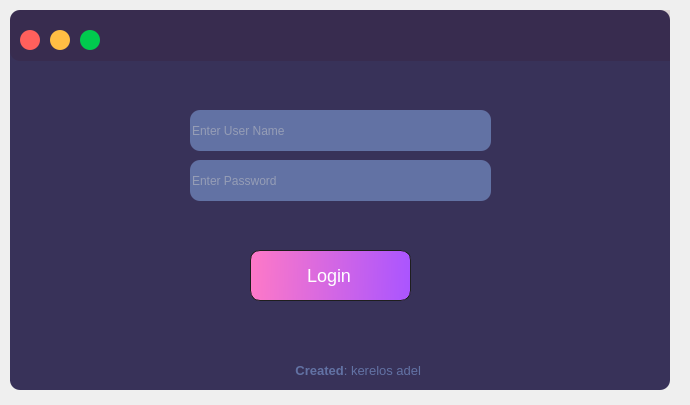
<?xml version="1.0" encoding="UTF-8"?>
<ui version="4.0">
 <class>Form</class>
 <widget class="QWidget" name="Form">
  <property name="geometry">
   <rect>
    <x>0</x>
    <y>0</y>
    <width>690</width>
    <height>405</height>
   </rect>
  </property>
  <property name="font">
   <font>
    <family>Segoe UI</family>
    <pointsize>21</pointsize>
   </font>
  </property>
  <property name="windowTitle">
   <string>Form</string>
  </property>
  <widget class="QFrame" name="dropShadowFrame">
   <property name="geometry">
    <rect>
     <x>10</x>
     <y>10</y>
     <width>660</width>
     <height>380</height>
    </rect>
   </property>
   <property name="styleSheet">
    <string notr="true">QFrame{

	background-color:rgb(56,50,89);
color:rgb(220,220,220);
border-radius:10px;
}</string>
   </property>
   <property name="frameShape">
    <enum>QFrame::StyledPanel</enum>
   </property>
   <property name="frameShadow">
    <enum>QFrame::Raised</enum>
   </property>
   <widget class="QLabel" name="label_credits">
    <property name="geometry">
     <rect>
      <x>-210</x>
      <y>350</y>
      <width>621</width>
      <height>21</height>
     </rect>
    </property>
    <property name="font">
     <font>
      <family>Segoe UI</family>
      <pointsize>10</pointsize>
     </font>
    </property>
    <property name="styleSheet">
     <string notr="true">color: rgb(98, 114, 164);</string>
    </property>
    <property name="text">
     <string>&lt;html&gt;&lt;head/&gt;&lt;body&gt;&lt;p&gt;&lt;span style=&quot; font-weight:600;&quot;&gt;Created&lt;/span&gt;: kerelos adel&lt;/p&gt;&lt;/body&gt;&lt;/html&gt;</string>
    </property>
    <property name="alignment">
     <set>Qt::AlignRight|Qt::AlignTrailing|Qt::AlignVCenter</set>
    </property>
   </widget>
   <widget class="QLineEdit" name="lineEdit">
    <property name="geometry">
     <rect>
      <x>180</x>
      <y>100</y>
      <width>301</width>
      <height>41</height>
     </rect>
    </property>
    <property name="styleSheet">
     <string notr="true">QLineEdit {
color: rgb(200, 200, 200);
	font: 75 8pt &quot;Myriad Pro&quot;;
	background-color: rgb(98, 114, 164);
	border-style: none;
	border-radius: 10px;
	text-align: center;
}

</string>
    </property>
    <property name="placeholderText">
     <string>Enter User Name</string>
    </property>
   </widget>
   <widget class="QPushButton" name="pushButton">
    <property name="geometry">
     <rect>
      <x>240</x>
      <y>240</y>
      <width>161</width>
      <height>51</height>
     </rect>
    </property>
    <property name="styleSheet">
     <string notr="true">QToolTip
{
     border: 1px solid black;
     background-color: #ffa02f;
     padding: 1px;
     border-radius: 3px;
     opacity: 100;
}

QWidget
{
    color: #b1b1b1;
    background-color: #323232;
    font-size: 14px;

}

QWidget:item:hover
{
    background-color: QLinearGradient( x1: 0, y1: 0, x2: 0, y2: 1, stop: 0 #ffa02f, stop: 1 #ca0619);
    color: #000000;
}

QWidget:item:selected
{
    background-color: QLinearGradient( x1: 0, y1: 0, x2: 0, y2: 1, stop: 0 #ffa02f, stop: 1 #d7801a);
}

QMenuBar::item
{
    background: transparent;
}

QMenuBar::item:selected
{
    background: transparent;
    border: 1px solid #ffaa00;
}

QMenuBar::item:pressed
{
    background: #444;
    border: 1px solid #000;
    background-color: QLinearGradient(
        x1:0, y1:0,
        x2:0, y2:1,
        stop:1 #212121,
        stop:0.4 #343434/*,
        stop:0.2 #343434,
        stop:0.1 #ffaa00*/
    );
    margin-bottom:-1px;
    padding-bottom:1px;
}

QMenu
{
    border: 1px solid #000;
}

QMenu::item
{
    padding: 2px 20px 2px 20px;
}

QMenu::item:selected
{
    color: #000000;
}

QWidget:disabled
{
    color: #404040;
    background-color: #323232;
}

QAbstractItemView
{
    background-color: QLinearGradient( x1: 0, y1: 0, x2: 0, y2: 1, stop: 0 #4d4d4d, stop: 0.1 #646464, stop: 1 #5d5d5d);
}

QWidget:focus
{
    /*border: 2px solid QLinearGradient( x1: 0, y1: 0, x2: 0, y2: 1, stop: 0 #ffa02f, stop: 1 #d7801a);*/
}

QLineEdit
{
    background-color: QLinearGradient( x1: 0, y1: 0, x2: 0, y2: 1, stop: 0 #4d4d4d, stop: 0 #646464, stop: 1 #5d5d5d);
    padding: 1px;
    border-style: solid;
    border: 1px solid #1e1e1e;
    border-radius: 5;
}

QPushButton
{
    
    background-color: QLinearGradient( x1: 0, y1: 0, x2: 0, y2: 1, stop: 0 #565656, stop: 0.1 #525252, stop: 0.5 #4e4e4e, stop: 0.9 #4a4a4a, stop: 1 #464646);
    border-width: 1px;
    border-color: #1e1e1e;
    border-style: solid;
    border-radius: 10;
    padding: 3px;
    font-size: 18px;
    padding-left: 5px;
    padding-right: 8px;
}

QPushButton:pressed
{
    background-color: QLinearGradient( x1: 0, y1: 0, x2: 0, y2: 1, stop: 0 #2d2d2d, stop: 0.1 #2b2b2b, stop: 0.5 #292929, stop: 0.9 #282828, stop: 1 #252525);
}

QComboBox
{
    selection-background-color: #3D7848;
    background-color: #3D7848;
    border-style: solid;
    border: 1px solid #1e1e1e;
    border-radius: 5;
    font-size: 18px;

}

QComboBox:hover,QPushButton:hover
{
    border: 2px solid QLinearGradient( x1: 0, y1: 0, x2: 0, y2: 1, stop: 0 #ffa02f, stop: 1 #d7801a);
}


QComboBox:on
{
    padding-top: 3px;
    padding-left: 4px;
    background-color: #3D7848 ;
    selection-background-color: #3D7848;
}

QComboBox QAbstractItemView
{
    border: 2px solid darkgray;
    selection-background-color: #3D7848;
}

QComboBox::drop-down
{
     subcontrol-origin: padding;
     subcontrol-position: top right;
     width: 15px;

     border-left-width: 0px;
     border-left-color: darkgray;
     border-left-style: solid; /* just a single line */
     border-top-right-radius: 3px; /* same radius as the QComboBox */
     border-bottom-right-radius: 3px;
 }

QComboBox::down-arrow
{
     image: url(:/down_arrow.png);
}

QGroupBox:focus
{
border: 2px solid QLinearGradient( x1: 0, y1: 0, x2: 0, y2: 1, stop: 0 #ffa02f, stop: 1 #d7801a);
}

QTextEdit:focus
{
    border: 2px solid QLinearGradient( x1: 0, y1: 0, x2: 0, y2: 1, stop: 0 #ffa02f, stop: 1 #d7801a);
}

QScrollBar:horizontal {
     border: 1px solid #222222;
     background: QLinearGradient( x1: 0, y1: 0, x2: 0, y2: 1, stop: 0.0 #121212, stop: 0.2 #282828, stop: 1 #484848);
     height: 7px;
     margin: 0px 16px 0 16px;
}

QScrollBar::handle:horizontal
{
      background: QLinearGradient( x1: 0, y1: 0, x2: 1, y2: 0, stop: 0 #ffa02f, stop: 0.5 #d7801a, stop: 1 #ffa02f);
      min-height: 20px;
      border-radius: 2px;
}

QScrollBar::add-line:horizontal {
      border: 1px solid #1b1b19;
      border-radius: 2px;
      background: QLinearGradient( x1: 0, y1: 0, x2: 1, y2: 0, stop: 0 #ffa02f, stop: 1 #d7801a);
      width: 14px;
      subcontrol-position: right;
      subcontrol-origin: margin;
}

QScrollBar::sub-line:horizontal {
      border: 1px solid #1b1b19;
      border-radius: 2px;
      background: QLinearGradient( x1: 0, y1: 0, x2: 1, y2: 0, stop: 0 #ffa02f, stop: 1 #d7801a);
      width: 14px;
     subcontrol-position: left;
     subcontrol-origin: margin;
}

QScrollBar::right-arrow:horizontal, QScrollBar::left-arrow:horizontal
{
      border: 1px solid black;
      width: 1px;
      height: 1px;
      background: white;
}

QScrollBar::add-page:horizontal, QScrollBar::sub-page:horizontal
{
      background: none;
}

QScrollBar:vertical
{
      background: QLinearGradient( x1: 0, y1: 0, x2: 1, y2: 0, stop: 0.0 #121212, stop: 0.2 #282828, stop: 1 #484848);
      width: 7px;
      margin: 16px 0 16px 0;
      border: 1px solid #222222;
}

QScrollBar::handle:vertical
{
      background: QLinearGradient( x1: 0, y1: 0, x2: 0, y2: 1, stop: 0 #ffa02f, stop: 0.5 #d7801a, stop: 1 #ffa02f);
      min-height: 20px;
      border-radius: 2px;
}

QScrollBar::add-line:vertical
{
      border: 1px solid #1b1b19;
      border-radius: 2px;
      background: QLinearGradient( x1: 0, y1: 0, x2: 0, y2: 1, stop: 0 #ffa02f, stop: 1 #d7801a);
      height: 14px;
      subcontrol-position: bottom;
      subcontrol-origin: margin;
}

QScrollBar::sub-line:vertical
{
      border: 1px solid #1b1b19;
      border-radius: 2px;
      background: QLinearGradient( x1: 0, y1: 0, x2: 0, y2: 1, stop: 0 #d7801a, stop: 1 #ffa02f);
      height: 14px;
      subcontrol-position: top;
      subcontrol-origin: margin;
}

QScrollBar::up-arrow:vertical, QScrollBar::down-arrow:vertical
{
      border: 1px solid black;
      width: 1px;
      height: 1px;
      background: white;
}


QScrollBar::add-page:vertical, QScrollBar::sub-page:vertical
{
      background: none;
}

QTextEdit
{
    background-color: #242424;
}

QPlainTextEdit
{
    background-color: #242424;
}

QHeaderView::section
{
    background-color: QLinearGradient(x1:0, y1:0, x2:0, y2:1, stop:0 #616161, stop: 0.5 #505050, stop: 0.6 #434343, stop:1 #656565);
    color: white;
    padding-left: 4px;
    border: 1px solid #6c6c6c;
}

QCheckBox:disabled
{
color: #3D7848;
}

QDockWidget::title
{
    text-align: center;
    spacing: 3px; /* spacing between items in the tool bar */
    background-color: QLinearGradient(x1:0, y1:0, x2:0, y2:1, stop:0 #323232, stop: 0.5 #242424, stop:1 #323232);
}

QDockWidget::close-button, QDockWidget::float-button
{
    text-align: center;
    spacing: 1px; /* spacing between items in the tool bar */
    background-color: QLinearGradient(x1:0, y1:0, x2:0, y2:1, stop:0 #323232, stop: 0.5 #242424, stop:1 #323232);
}

QDockWidget::close-button:hover, QDockWidget::float-button:hover
{
    background: #242424;
}

QDockWidget::close-button:pressed, QDockWidget::float-button:pressed
{
    padding: 1px -1px -1px 1px;
}

QMainWindow::separator
{
    background-color: QLinearGradient(x1:0, y1:0, x2:0, y2:1, stop:0 #161616, stop: 0.5 #151515, stop: 0.6 #212121, stop:1 #343434);
    color: white;
    padding-left: 4px;
    border: 1px solid #4c4c4c;
    spacing: 3px; /* spacing between items in the tool bar */
}

QMainWindow::separator:hover
{

    background-color: QLinearGradient(x1:0, y1:0, x2:0, y2:1, stop:0 #d7801a, stop:0.5 #b56c17 stop:1 #ffa02f);
    color: white;
    padding-left: 4px;
    border: 1px solid #6c6c6c;
    spacing: 3px; /* spacing between items in the tool bar */
}

QToolBar::handle
{
     spacing: 3px; /* spacing between items in the tool bar */
     background: url(:/images/handle.png);
}

QMenu::separator
{
    height: 2px;
    background-color: QLinearGradient(x1:0, y1:0, x2:0, y2:1, stop:0 #161616, stop: 0.5 #151515, stop: 0.6 #212121, stop:1 #343434);
    color: white;
    padding-left: 4px;
    margin-left: 10px;
    margin-right: 5px;
}

QProgressBar
{
    border: 2px solid grey;
    border-radius: 5px;
    text-align: center;
}

QProgressBar::chunk
{
    background-color: #d7801a;
    width: 2.15px;
    margin: 0.5px;
}

QTabBar::tab {
    color: #b1b1b1;
    border: 1px solid #444;
    border-bottom-style: none;
    background-color: #323232;
    padding-left: 10px;
    padding-right: 10px;
    padding-top: 3px;
    padding-bottom: 2px;
    margin-right: -1px;
}

QTabWidget::pane {
    border: 1px solid #444;
    top: 1px;
}

QTabBar::tab:last
{
    margin-right: 0; /* the last selected tab has nothing to overlap with on the right */
    border-top-right-radius: 3px;
}

QTabBar::tab:first:!selected
{
 margin-left: 0px; /* the last selected tab has nothing to overlap with on the right */


    border-top-left-radius: 3px;
}

QTabBar::tab:!selected
{
    color: #b1b1b1;
    border-bottom-style: solid;
    margin-top: 3px;
    background-color: QLinearGradient(x1:0, y1:0, x2:0, y2:1, stop:1 #212121, stop:.4 #343434);
}

QTabBar::tab:selected
{
    border-top-left-radius: 3px;
    border-top-right-radius: 3px;
    margin-bottom: 0px;
}

QTabBar::tab:!selected:hover
{
    /*border-top: 2px solid #ffaa00;
    padding-bottom: 3px;*/
    border-top-left-radius: 3px;
    border-top-right-radius: 3px;
    background-color: QLinearGradient(x1:0, y1:0, x2:0, y2:1, stop:1 #212121, stop:0.4 #343434, stop:0.2 #343434, stop:0.1 #ffaa00);
}

QRadioButton::indicator:checked, QRadioButton::indicator:unchecked{
    color: #b1b1b1;
    background-color: #323232;
    border: 1px solid #b1b1b1;
    border-radius: 6px;
}

QRadioButton::indicator:checked
{
    background-color: qradialgradient(
        cx: 0.5, cy: 0.5,
        fx: 0.5, fy: 0.5,
        radius: 1.0,
        stop: 0.25 #ffaa00,
        stop: 0.3 #323232
    );
}

QCheckBox::indicator{
    color: #b1b1b1;
    background-color: #323232;
    border: 1px solid #b1b1b1;
    width: 9px;
    height: 9px;
}

QRadioButton::indicator
{
    border-radius: 6px;
}

QRadioButton::indicator:hover, QCheckBox::indicator:hover
{
    border: 1px solid #ffaa00;
}

QCheckBox::indicator:checked
{
    image:url(:/images/checkbox.png);
	background-color:#3D7848;
}

QCheckBox::indicator:disabled, QRadioButton::indicator:disabled
{
    border: 1px solid #444;
}
QListWidget::item {
    color: #b1b1b1;
    border: 1px solid #444;
    border-bottom-style: none;
    background-color: #323232;
    padding-left: 10px;
    padding-right: 10px;
    padding-top: 3px;
    padding-bottom: 2px;
    margin-right: -1px;
	height: 28px;
}
QPushButton{	background-color: qlineargradient(spread:pad, x1:0, y1:0.511364, x2:1, y2:0.523, stop:0 rgba(254, 121, 199, 255), stop:1 rgba(170, 85, 255, 255));
color:rgb(255, 255, 255);
}</string>
    </property>
    <property name="text">
     <string>Login</string>
    </property>
   </widget>
   <widget class="QLineEdit" name="lineEdit_2">
    <property name="geometry">
     <rect>
      <x>180</x>
      <y>150</y>
      <width>301</width>
      <height>41</height>
     </rect>
    </property>
    <property name="styleSheet">
     <string notr="true">QLineEdit {
	font: 75 8pt &quot;Myriad Pro&quot;;

	background-color: rgb(98, 114, 164);
	color: rgb(200, 200, 200);
	border-style: none;
	border-radius: 10px;
	text-align: center;
}
</string>
    </property>
    <property name="echoMode">
     <enum>QLineEdit::Password</enum>
    </property>
    <property name="placeholderText">
     <string>Enter Password</string>
    </property>
   </widget>
   <widget class="QLabel" name="label">
    <property name="enabled">
     <bool>true</bool>
    </property>
    <property name="geometry">
     <rect>
      <x>140</x>
      <y>200</y>
      <width>401</width>
      <height>31</height>
     </rect>
    </property>
    <property name="font">
     <font>
      <pointsize>8</pointsize>
     </font>
    </property>
    <property name="styleSheet">
     <string notr="true">color: rgb(255, 85, 127);</string>
    </property>
    <property name="text">
     <string/>
    </property>
   </widget>
   <widget class="QFrame" name="dropShadowFrame_2">
    <property name="geometry">
     <rect>
      <x>0</x>
      <y>0</y>
      <width>1980</width>
      <height>51</height>
     </rect>
    </property>
    <property name="styleSheet">
     <string notr="true">QFrame{

	background-color:rgb(56,0,0,30);

border-radius:10px;
}</string>
    </property>
    <property name="frameShape">
     <enum>QFrame::StyledPanel</enum>
    </property>
    <property name="frameShadow">
     <enum>QFrame::Raised</enum>
    </property>
    <widget class="QLabel" name="label_credits_2">
     <property name="geometry">
      <rect>
       <x>-210</x>
       <y>350</y>
       <width>621</width>
       <height>21</height>
      </rect>
     </property>
     <property name="font">
      <font>
       <family>Segoe UI</family>
       <pointsize>10</pointsize>
      </font>
     </property>
     <property name="styleSheet">
      <string notr="true">color: rgb(98, 114, 164);</string>
     </property>
     <property name="text">
      <string>&lt;html&gt;&lt;head/&gt;&lt;body&gt;&lt;p&gt;&lt;span style=&quot; font-weight:600;&quot;&gt;Created&lt;/span&gt;: kerelos adel&lt;/p&gt;&lt;/body&gt;&lt;/html&gt;</string>
     </property>
     <property name="alignment">
      <set>Qt::AlignRight|Qt::AlignTrailing|Qt::AlignVCenter</set>
     </property>
    </widget>
    <widget class="QPushButton" name="pushButton_2">
     <property name="geometry">
      <rect>
       <x>240</x>
       <y>240</y>
       <width>161</width>
       <height>51</height>
      </rect>
     </property>
     <property name="styleSheet">
      <string notr="true">QToolTip
{
     border: 1px solid black;
     background-color: #ffa02f;
     padding: 1px;
     border-radius: 3px;
     opacity: 100;
}

QWidget
{
    color: #b1b1b1;
    background-color: #323232;
    font-size: 14px;

}

QWidget:item:hover
{
    background-color: QLinearGradient( x1: 0, y1: 0, x2: 0, y2: 1, stop: 0 #ffa02f, stop: 1 #ca0619);
    color: #000000;
}

QWidget:item:selected
{
    background-color: QLinearGradient( x1: 0, y1: 0, x2: 0, y2: 1, stop: 0 #ffa02f, stop: 1 #d7801a);
}

QMenuBar::item
{
    background: transparent;
}

QMenuBar::item:selected
{
    background: transparent;
    border: 1px solid #ffaa00;
}

QMenuBar::item:pressed
{
    background: #444;
    border: 1px solid #000;
    background-color: QLinearGradient(
        x1:0, y1:0,
        x2:0, y2:1,
        stop:1 #212121,
        stop:0.4 #343434/*,
        stop:0.2 #343434,
        stop:0.1 #ffaa00*/
    );
    margin-bottom:-1px;
    padding-bottom:1px;
}

QMenu
{
    border: 1px solid #000;
}

QMenu::item
{
    padding: 2px 20px 2px 20px;
}

QMenu::item:selected
{
    color: #000000;
}

QWidget:disabled
{
    color: #404040;
    background-color: #323232;
}

QAbstractItemView
{
    background-color: QLinearGradient( x1: 0, y1: 0, x2: 0, y2: 1, stop: 0 #4d4d4d, stop: 0.1 #646464, stop: 1 #5d5d5d);
}

QWidget:focus
{
    /*border: 2px solid QLinearGradient( x1: 0, y1: 0, x2: 0, y2: 1, stop: 0 #ffa02f, stop: 1 #d7801a);*/
}

QLineEdit
{
    background-color: QLinearGradient( x1: 0, y1: 0, x2: 0, y2: 1, stop: 0 #4d4d4d, stop: 0 #646464, stop: 1 #5d5d5d);
    padding: 1px;
    border-style: solid;
    border: 1px solid #1e1e1e;
    border-radius: 5;
}

QPushButton
{
    
    background-color: QLinearGradient( x1: 0, y1: 0, x2: 0, y2: 1, stop: 0 #565656, stop: 0.1 #525252, stop: 0.5 #4e4e4e, stop: 0.9 #4a4a4a, stop: 1 #464646);
    border-width: 1px;
    border-color: #1e1e1e;
    border-style: solid;
    border-radius: 10;
    padding: 3px;
    font-size: 18px;
    padding-left: 5px;
    padding-right: 8px;
}

QPushButton:pressed
{
    background-color: QLinearGradient( x1: 0, y1: 0, x2: 0, y2: 1, stop: 0 #2d2d2d, stop: 0.1 #2b2b2b, stop: 0.5 #292929, stop: 0.9 #282828, stop: 1 #252525);
}

QComboBox
{
    selection-background-color: #3D7848;
    background-color: #3D7848;
    border-style: solid;
    border: 1px solid #1e1e1e;
    border-radius: 5;
    font-size: 18px;

}

QComboBox:hover,QPushButton:hover
{
    border: 2px solid QLinearGradient( x1: 0, y1: 0, x2: 0, y2: 1, stop: 0 #ffa02f, stop: 1 #d7801a);
}


QComboBox:on
{
    padding-top: 3px;
    padding-left: 4px;
    background-color: #3D7848 ;
    selection-background-color: #3D7848;
}

QComboBox QAbstractItemView
{
    border: 2px solid darkgray;
    selection-background-color: #3D7848;
}

QComboBox::drop-down
{
     subcontrol-origin: padding;
     subcontrol-position: top right;
     width: 15px;

     border-left-width: 0px;
     border-left-color: darkgray;
     border-left-style: solid; /* just a single line */
     border-top-right-radius: 3px; /* same radius as the QComboBox */
     border-bottom-right-radius: 3px;
 }

QComboBox::down-arrow
{
     image: url(:/down_arrow.png);
}

QGroupBox:focus
{
border: 2px solid QLinearGradient( x1: 0, y1: 0, x2: 0, y2: 1, stop: 0 #ffa02f, stop: 1 #d7801a);
}

QTextEdit:focus
{
    border: 2px solid QLinearGradient( x1: 0, y1: 0, x2: 0, y2: 1, stop: 0 #ffa02f, stop: 1 #d7801a);
}

QScrollBar:horizontal {
     border: 1px solid #222222;
     background: QLinearGradient( x1: 0, y1: 0, x2: 0, y2: 1, stop: 0.0 #121212, stop: 0.2 #282828, stop: 1 #484848);
     height: 7px;
     margin: 0px 16px 0 16px;
}

QScrollBar::handle:horizontal
{
      background: QLinearGradient( x1: 0, y1: 0, x2: 1, y2: 0, stop: 0 #ffa02f, stop: 0.5 #d7801a, stop: 1 #ffa02f);
      min-height: 20px;
      border-radius: 2px;
}

QScrollBar::add-line:horizontal {
      border: 1px solid #1b1b19;
      border-radius: 2px;
      background: QLinearGradient( x1: 0, y1: 0, x2: 1, y2: 0, stop: 0 #ffa02f, stop: 1 #d7801a);
      width: 14px;
      subcontrol-position: right;
      subcontrol-origin: margin;
}

QScrollBar::sub-line:horizontal {
      border: 1px solid #1b1b19;
      border-radius: 2px;
      background: QLinearGradient( x1: 0, y1: 0, x2: 1, y2: 0, stop: 0 #ffa02f, stop: 1 #d7801a);
      width: 14px;
     subcontrol-position: left;
     subcontrol-origin: margin;
}

QScrollBar::right-arrow:horizontal, QScrollBar::left-arrow:horizontal
{
      border: 1px solid black;
      width: 1px;
      height: 1px;
      background: white;
}

QScrollBar::add-page:horizontal, QScrollBar::sub-page:horizontal
{
      background: none;
}

QScrollBar:vertical
{
      background: QLinearGradient( x1: 0, y1: 0, x2: 1, y2: 0, stop: 0.0 #121212, stop: 0.2 #282828, stop: 1 #484848);
      width: 7px;
      margin: 16px 0 16px 0;
      border: 1px solid #222222;
}

QScrollBar::handle:vertical
{
      background: QLinearGradient( x1: 0, y1: 0, x2: 0, y2: 1, stop: 0 #ffa02f, stop: 0.5 #d7801a, stop: 1 #ffa02f);
      min-height: 20px;
      border-radius: 2px;
}

QScrollBar::add-line:vertical
{
      border: 1px solid #1b1b19;
      border-radius: 2px;
      background: QLinearGradient( x1: 0, y1: 0, x2: 0, y2: 1, stop: 0 #ffa02f, stop: 1 #d7801a);
      height: 14px;
      subcontrol-position: bottom;
      subcontrol-origin: margin;
}

QScrollBar::sub-line:vertical
{
      border: 1px solid #1b1b19;
      border-radius: 2px;
      background: QLinearGradient( x1: 0, y1: 0, x2: 0, y2: 1, stop: 0 #d7801a, stop: 1 #ffa02f);
      height: 14px;
      subcontrol-position: top;
      subcontrol-origin: margin;
}

QScrollBar::up-arrow:vertical, QScrollBar::down-arrow:vertical
{
      border: 1px solid black;
      width: 1px;
      height: 1px;
      background: white;
}


QScrollBar::add-page:vertical, QScrollBar::sub-page:vertical
{
      background: none;
}

QTextEdit
{
    background-color: #242424;
}

QPlainTextEdit
{
    background-color: #242424;
}

QHeaderView::section
{
    background-color: QLinearGradient(x1:0, y1:0, x2:0, y2:1, stop:0 #616161, stop: 0.5 #505050, stop: 0.6 #434343, stop:1 #656565);
    color: white;
    padding-left: 4px;
    border: 1px solid #6c6c6c;
}

QCheckBox:disabled
{
color: #3D7848;
}

QDockWidget::title
{
    text-align: center;
    spacing: 3px; /* spacing between items in the tool bar */
    background-color: QLinearGradient(x1:0, y1:0, x2:0, y2:1, stop:0 #323232, stop: 0.5 #242424, stop:1 #323232);
}

QDockWidget::close-button, QDockWidget::float-button
{
    text-align: center;
    spacing: 1px; /* spacing between items in the tool bar */
    background-color: QLinearGradient(x1:0, y1:0, x2:0, y2:1, stop:0 #323232, stop: 0.5 #242424, stop:1 #323232);
}

QDockWidget::close-button:hover, QDockWidget::float-button:hover
{
    background: #242424;
}

QDockWidget::close-button:pressed, QDockWidget::float-button:pressed
{
    padding: 1px -1px -1px 1px;
}

QMainWindow::separator
{
    background-color: QLinearGradient(x1:0, y1:0, x2:0, y2:1, stop:0 #161616, stop: 0.5 #151515, stop: 0.6 #212121, stop:1 #343434);
    color: white;
    padding-left: 4px;
    border: 1px solid #4c4c4c;
    spacing: 3px; /* spacing between items in the tool bar */
}

QMainWindow::separator:hover
{

    background-color: QLinearGradient(x1:0, y1:0, x2:0, y2:1, stop:0 #d7801a, stop:0.5 #b56c17 stop:1 #ffa02f);
    color: white;
    padding-left: 4px;
    border: 1px solid #6c6c6c;
    spacing: 3px; /* spacing between items in the tool bar */
}

QToolBar::handle
{
     spacing: 3px; /* spacing between items in the tool bar */
     background: url(:/images/handle.png);
}

QMenu::separator
{
    height: 2px;
    background-color: QLinearGradient(x1:0, y1:0, x2:0, y2:1, stop:0 #161616, stop: 0.5 #151515, stop: 0.6 #212121, stop:1 #343434);
    color: white;
    padding-left: 4px;
    margin-left: 10px;
    margin-right: 5px;
}

QProgressBar
{
    border: 2px solid grey;
    border-radius: 5px;
    text-align: center;
}

QProgressBar::chunk
{
    background-color: #d7801a;
    width: 2.15px;
    margin: 0.5px;
}

QTabBar::tab {
    color: #b1b1b1;
    border: 1px solid #444;
    border-bottom-style: none;
    background-color: #323232;
    padding-left: 10px;
    padding-right: 10px;
    padding-top: 3px;
    padding-bottom: 2px;
    margin-right: -1px;
}

QTabWidget::pane {
    border: 1px solid #444;
    top: 1px;
}

QTabBar::tab:last
{
    margin-right: 0; /* the last selected tab has nothing to overlap with on the right */
    border-top-right-radius: 3px;
}

QTabBar::tab:first:!selected
{
 margin-left: 0px; /* the last selected tab has nothing to overlap with on the right */


    border-top-left-radius: 3px;
}

QTabBar::tab:!selected
{
    color: #b1b1b1;
    border-bottom-style: solid;
    margin-top: 3px;
    background-color: QLinearGradient(x1:0, y1:0, x2:0, y2:1, stop:1 #212121, stop:.4 #343434);
}

QTabBar::tab:selected
{
    border-top-left-radius: 3px;
    border-top-right-radius: 3px;
    margin-bottom: 0px;
}

QTabBar::tab:!selected:hover
{
    /*border-top: 2px solid #ffaa00;
    padding-bottom: 3px;*/
    border-top-left-radius: 3px;
    border-top-right-radius: 3px;
    background-color: QLinearGradient(x1:0, y1:0, x2:0, y2:1, stop:1 #212121, stop:0.4 #343434, stop:0.2 #343434, stop:0.1 #ffaa00);
}

QRadioButton::indicator:checked, QRadioButton::indicator:unchecked{
    color: #b1b1b1;
    background-color: #323232;
    border: 1px solid #b1b1b1;
    border-radius: 6px;
}

QRadioButton::indicator:checked
{
    background-color: qradialgradient(
        cx: 0.5, cy: 0.5,
        fx: 0.5, fy: 0.5,
        radius: 1.0,
        stop: 0.25 #ffaa00,
        stop: 0.3 #323232
    );
}

QCheckBox::indicator{
    color: #b1b1b1;
    background-color: #323232;
    border: 1px solid #b1b1b1;
    width: 9px;
    height: 9px;
}

QRadioButton::indicator
{
    border-radius: 6px;
}

QRadioButton::indicator:hover, QCheckBox::indicator:hover
{
    border: 1px solid #ffaa00;
}

QCheckBox::indicator:checked
{
    image:url(:/images/checkbox.png);
	background-color:#3D7848;
}

QCheckBox::indicator:disabled, QRadioButton::indicator:disabled
{
    border: 1px solid #444;
}
QListWidget::item {
    color: #b1b1b1;
    border: 1px solid #444;
    border-bottom-style: none;
    background-color: #323232;
    padding-left: 10px;
    padding-right: 10px;
    padding-top: 3px;
    padding-bottom: 2px;
    margin-right: -1px;
	height: 28px;
}
QPushButton{	background-color: qlineargradient(spread:pad, x1:0, y1:0.511364, x2:1, y2:0.523, stop:0 rgba(254, 121, 199, 255), stop:1 rgba(170, 85, 255, 255));
color:rgb(255, 255, 255);
}</string>
     </property>
     <property name="text">
      <string>Login</string>
     </property>
    </widget>
    <widget class="QLabel" name="label_2">
     <property name="enabled">
      <bool>true</bool>
     </property>
     <property name="geometry">
      <rect>
       <x>140</x>
       <y>200</y>
       <width>401</width>
       <height>31</height>
      </rect>
     </property>
     <property name="font">
      <font>
       <pointsize>8</pointsize>
      </font>
     </property>
     <property name="styleSheet">
      <string notr="true">color: rgb(255, 85, 127);</string>
     </property>
     <property name="text">
      <string/>
     </property>
    </widget>
    <widget class="QToolButton" name="Restrore_down">
     <property name="geometry">
      <rect>
       <x>40</x>
       <y>20</y>
       <width>20</width>
       <height>20</height>
      </rect>
     </property>
     <property name="styleSheet">
      <string notr="true">QToolButton{background-color: rgb(255, 189, 68);
color:none;
 border-radius: 10;}

QToolButton:hover{
background-color: #fdef10;
}</string>
     </property>
     <property name="text">
      <string/>
     </property>
    </widget>
    <widget class="QToolButton" name="Close">
     <property name="geometry">
      <rect>
       <x>10</x>
       <y>20</y>
       <width>20</width>
       <height>20</height>
      </rect>
     </property>
     <property name="styleSheet">
      <string notr="true">QToolButton{background-color: rgb(255, 96, 92);
color:none;
border-radius : 10;
}
QToolButton:hover{
background-color: #E31B23;
}</string>
     </property>
     <property name="text">
      <string/>
     </property>
    </widget>
    <widget class="QToolButton" name="Minimize">
     <property name="geometry">
      <rect>
       <x>70</x>
       <y>20</y>
       <width>20</width>
       <height>20</height>
      </rect>
     </property>
     <property name="styleSheet">
      <string notr="true">QToolButton{background-color: rgb(0, 202, 78);
color:none;
 border-radius: 10;}
QToolButton:hover{
background-color: #00853f;
}</string>
     </property>
     <property name="text">
      <string/>
     </property>
    </widget>
   </widget>
  </widget>
 </widget>
 <resources/>
 <connections/>
</ui>
